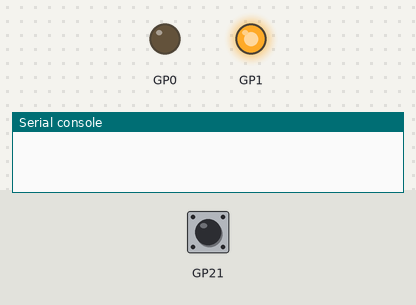
This program was run on a simulated Raspberry Pi Pico running CircuitPython. Shown: output pins drawn as LEDs (lit = HIGH), the last lines printed to the serial console. Dashed ring = blinking. Inputs (shaded band) come from the test bench; at power-on: GP21 HIGH.

Above: at 1.2 s.
1.3 s: GP21 pulsed LOW 2 times (0.12 s each, 0.3 s apart)
At 1.9 s:
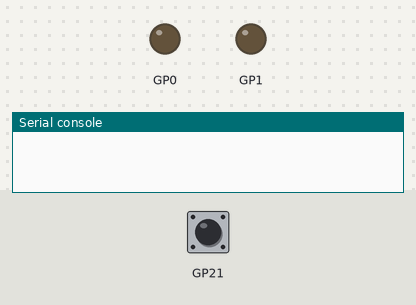
At 5.12 s:
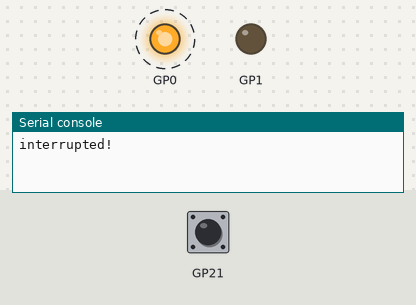
Timing chart, 0 to 13.9 s (numbered marks = the images above; inputs shaded):
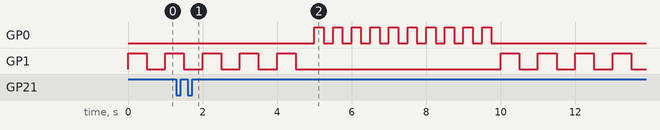

The program:

handling_interrupts.py
```python
'''
Handling Interrupts

Additional Library:
    - asyncio
    - adafruit_ticks.mpy

Reference:

https://learn.adafruit.com/cooperative-multitasking-in-circuitpython-with-asyncio/handling-interrupts
'''

import asyncio
import board
import countio
import digitalio
import time

def blink(pin, interval, count):
    with digitalio.DigitalInOut(pin) as led:
        led.switch_to_output(value=False)
        for _ in range(count):
            led.value = True
            time.sleep(interval)
            led.value = False
            time.sleep(interval)

async def catch_interrupt(pin):
    """Print a message when pin goes low."""
    with countio.Counter(pin) as interrupt:
        while True:
            if interrupt.count > 0:
                interrupt.count = 0
                print("interrupted!")
                blink(board.GP0, 0.25, 10)
            # Let another task run.
            blink(board.GP1, 0.5, 5)
            await asyncio.sleep(0)

async def main():
    interrupt_task = asyncio.create_task(catch_interrupt(board.GP21))
    await asyncio.gather(interrupt_task)

asyncio.run(main())
```

Measured:
- after the input at 1.3 s, GP0: alternates HIGH for 0.25 s and LOW for 0.25 s, 20 changes in all, then stays LOW, starting after 3.7 s
